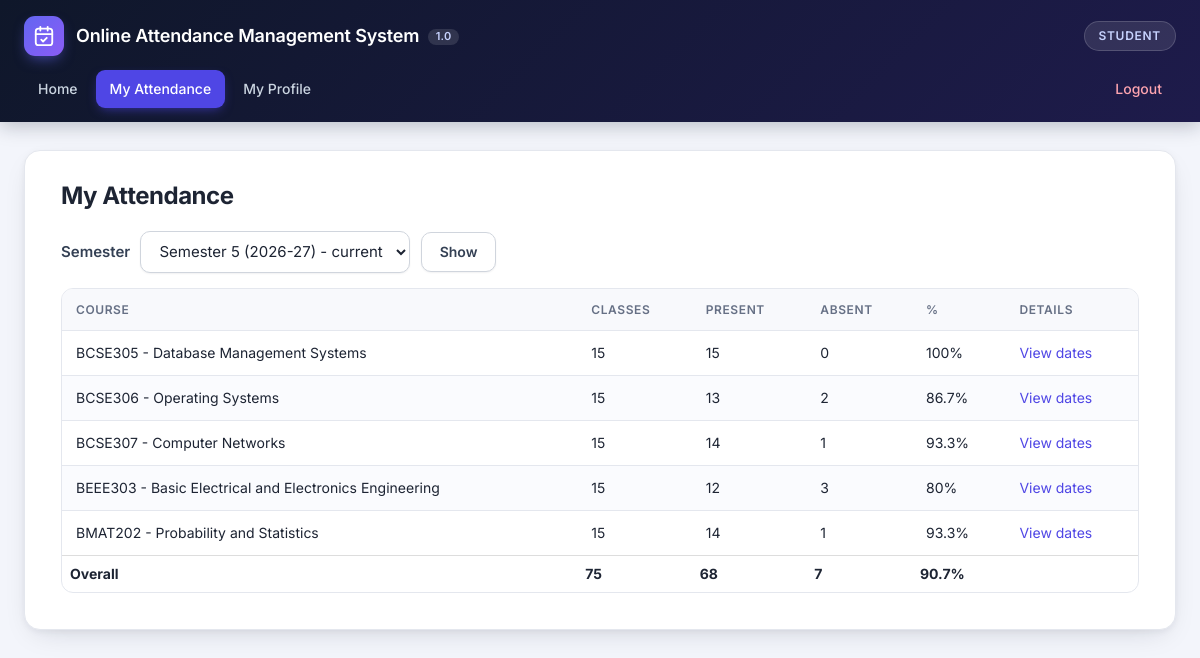
Page /student/report.php (signed in) on the committed database.
### tables this page shows
CREATE TABLE `courses` (
  `course_id` int NOT NULL AUTO_INCREMENT,
  `course_code` varchar(30) NOT NULL,
  `course_name` varchar(255) NOT NULL,
  `credits` tinyint unsigned DEFAULT NULL,
  `department` varchar(100) NOT NULL DEFAULT '',
  `sem_id` int NOT NULL,
  `status` varchar(10) NOT NULL DEFAULT 'active',
  PRIMARY KEY (`course_id`),
  UNIQUE KEY `uq_course_sem` (`course_code`,`sem_id`),
  KEY `idx_courses_sem` (`sem_id`),
  CONSTRAINT `fk_courses_sem` FOREIGN KEY (`sem_id`) REFERENCES `semesters` (`sem_id`)
);

### data.php (called while the page is built, shortened)
<?php
function load_account(PDO $pdo, int $id): ?array
{
    $stmt = $pdo->prepare(
        'SELECT a.id, a.username, a.type AS role, a.is_active, a.fname, a.email, a.phone, a.st_id, a.tc_id,
                s.student_code, s.st_name, s.is_active AS st_active,
                t.teacher_code, t.tc_name, t.is_active AS tc_active
         FROM admininfo a
         LEFT JOIN students s ON s.st_id = a.st_id
         LEFT JOIN teachers t ON t.tc_id = a.tc_id
         WHERE a.id = ?'
    );
    $stmt->execute([$id]);
    $row = $stmt->fetch();
    $row['id']    = (int) $row['id'];
    $row['st_id'] = $row['st_id'] === null ? null : (int) $row['st_id'];
    $row['tc_id'] = $row['tc_id'] === null ? null : (int) $row['tc_id'];
    $row['name']  = match ($row['role']) {
        'student' => (string) $row['st_name'],
        'teacher' => (string) $row['tc_name'],
        default   => (string) $row['fname'],
    };
    $row['code'] = match ($row['role']) {
        'student' => (string) $row['student_code'],
        'teacher' => (string) $row['teacher_code'],
        default   => (string) $row['username'],
    };
    return $row;
}
function account_problem(array $a): ?string
{
    return null;
}
function require_login(PDO $pdo, string $role, string $loginUrl = '../index.php'): array
{
    $id = $_SESSION['uid'] ?? null;
    $account = is_int($id) ? load_account($pdo, $id) : null;
    return $account;
}
function current_semester(PDO $pdo): ?array
{
    $row = $pdo->query('SELECT * FROM semesters WHERE is_current = 1 ORDER BY sem_id DESC LIMIT 1')->fetch();
    return $row === false ? null : $row;
}
function semester_label(array $s): string
{
    return $s['academic_year'] === 'Legacy'
        ? 'Legacy (before v2 upgrade)'
        : 'Semester ' . $s['semester_no'] . ' (' . $s['academic_year'] . ')';
}
function student_course_summary(PDO $pdo, int $stId, int $semId): array
{
    $stmt = $pdo->prepare(
        'SELECT c.course_id, c.course_code, c.course_name, c.credits,
                (SELECT COUNT(*) FROM attendance a WHERE a.stat_id = sc.st_id AND a.course_id = c.course_id) AS total,
                (SELECT COUNT(*) FROM attendance a WHERE a.stat_id = sc.st_id AND a.course_id = c.course_id
                   AND a.st_status = \'Present\') AS present
         FROM student_courses sc JOIN courses c ON c.course_id = sc.course_id
         WHERE sc.st_id = ? AND c.sem_id = ?
         ORDER BY c.course_code'
    );
    $stmt->execute([$stId, $semId]);
    return $stmt->fetchAll();
}

### helpers.php (called while the page is built, shortened)
<?php
function e(mixed $value): string
{
    return htmlspecialchars((string) $value, ENT_QUOTES | ENT_SUBSTITUTE, 'UTF-8');
}
function get_int(string $key): ?int
{
    $value = $_GET[$key] ?? null;
    return is_string($value) && ctype_digit($value) ? (int) $value : null;
}
function pct_value(int $present, int $total): float
{
    return $total > 0 ? round($present * 100 / $total, 1) : 0.0;
}
function pct_text(int $present, int $total): string
{
    return rtrim(rtrim(number_format(pct_value($present, $total), 1, '.', ''), '0'), '.') . '%';
}
function is_low(int $present, int $total): bool
{
    return $total > 0 && pct_value($present, $total) < LOW_ATTENDANCE_PERCENT;
}

### student/report.php (the view, shortened to what this page needs)
<?php
require_once __DIR__ . '/connect.php';
$me  = require_login($pdo, 'student');
$cur = current_semester($pdo);
$stmt = $pdo->prepare(
    'SELECT DISTINCT sm.* FROM student_courses sc JOIN courses c ON c.course_id = sc.course_id
     JOIN semesters sm ON sm.sem_id = c.sem_id WHERE sc.st_id = ?
     ORDER BY (sm.academic_year = \'Legacy\'), sm.academic_year DESC, sm.semester_no DESC'
);
$stmt->execute([$me['st_id']]);
$semesters = [];
foreach ($stmt->fetchAll() as $s) {
    $semesters[(int) $s['sem_id']] = semester_label($s) . ((int) $s['is_current'] === 1 ? ' - current' : '');
}
$semId = get_int('sem_id') ?? ($cur === null ? 0 : (int) $cur['sem_id']);
$courses = $semesters === [] ? [] : student_course_summary($pdo, $me['st_id'], $semId);
$sumP = array_sum(array_map(static fn (array $c): int => (int) $c['present'], $courses));
$sumT = array_sum(array_map(static fn (array $c): int => (int) $c['total'], $courses));
?>
<?php if (count($semesters) > 1): ?>
  <form method="get" class="form-inline" style="margin-bottom:15px">
    <label>Semester </label>
    <button class="btn btn-default" type="submit">Show</button>
  </form>
<?php endif; ?>
<table class="table table-striped">
  <thead><tr><th>Course</th><th>Classes</th><th>Present</th><th>Absent</th><th>%</th><th>Details</th></tr></thead>
  <tbody>
    <?php foreach ($courses as $c): $p = (int) $c['present']; $t = (int) $c['total']; ?>
      <tr>
        <td><?= e($c['course_code']) ?> - <?= e($c['course_name']) ?></td>
        <td><?= $t ?></td><td><?= $p ?></td><td><?= $t - $p ?></td>
        <td class="<?= is_low($p, $t) ? 'low' : '' ?>"><?= e(pct_text($p, $t)) ?></td>
        <td><a href="course.php?course_id=<?= e($c['course_id']) ?>">View dates</a></td>
      </tr>
    <?php endforeach; ?>
  </tbody>
  <?php if ($courses !== []): ?>
    <tfoot><tr><th>Overall</th><th><?= $sumT ?></th><th><?= $sumP ?></th><th><?= $sumT - $sumP ?></th>
      <th class="<?= is_low($sumP, $sumT) ? 'low' : '' ?>"><?= e(pct_text($sumP, $sumT)) ?></th><th></th></tr></tfoot>
  <?php endif; ?>
</table>

### css/main.css (style rules this page uses)
:root { --bg: #f3f5fb; --card: #ffffff; --ink: #1d2433; --ink-soft: #344054; --muted: #667085; --line: #e4e7ee; --line-strong: #d0d5dd; --brand: #4f46e5; --brand-dark: #4338ca; --brand-soft: #eef0ff; --ok: #067647; --ok-bg: #ecfdf3; --ok-line: #abefc6; --err: #b42318; --err-bg: #fef3f2; --err-line: #fecdca; --warn: #b54708; --warn-bg: #fffaeb; --warn-line: #fedf89; --header-1: #0f172a; --header-2: #1e1b4b; --radius: 12px; --shadow-sm: 0 1px 2px rgba(16, 24, 40, .06); --shadow-md: 0 10px 30px -12px rgba(16, 24, 40, .18), 0 2px 6px rgba(16, 24, 40, .05); --font: "Inter", system-ui, -apple-system, "Segoe UI", Roboto, "Helvetica Neue", Arial, sans-serif; }
* { box-sizing: border-box; }
html { -webkit-text-size-adjust: 100%; }
body { margin: 0; font-family: var(--font); font-size: 15px; line-height: 1.55; color: var(--ink); background: var(--bg); -webkit-font-smoothing: antialiased; }
a { color: var(--brand); text-decoration: none; }
.content > :last-child { margin-bottom: 0; }
.table { width: 100%; max-width: 100%; margin: 0 0 22px; border-collapse: separate; border-spacing: 0; background: #fff; border: 1px solid var(--line); border-radius: var(--radius); overflow: hidden; font-size: 14px; }
.table > thead > tr > th { padding: 12px 14px; font-size: 12px; font-weight: 600; letter-spacing: .05em; text-transform: uppercase; color: var(--muted); text-align: left; white-space: nowrap; background: #f8f9fc; border-top: 0; border-bottom: 1px solid var(--line); vertical-align: middle; }
.table > tbody > tr > td, .table > tbody > tr > th { padding: 12px 14px; vertical-align: middle; color: var(--ink); border-top: 1px solid var(--line); }
.table > tbody > tr > td { white-space: nowrap; }
.table > tbody > tr:first-child > td, .table > tbody > tr:first-child > th { border-top: 0; }
.table-striped > tbody > tr:nth-of-type(odd) { background: #fff; }
.table-striped > tbody > tr:nth-of-type(even) { background: #fafbfe; }
.btn, .btn:hover, .btn:focus, .btn:active { text-shadow: none; background-image: none !important; filter: none; }
.btn { display: inline-block; padding: 9px 18px; font-family: var(--font); font-size: 14px; font-weight: 600; line-height: 1.4; border-radius: 10px; border: 1px solid transparent; box-shadow: none; transition: background-color .15s, border-color .15s, box-shadow .15s, transform .05s; }
.btn-default, .btn-default:focus { color: var(--ink-soft); background-color: #fff; border-color: var(--line-strong); box-shadow: var(--shadow-sm); }
label { font-weight: 600; color: var(--ink-soft); }
.form-inline { margin-bottom: 20px; }
.form-inline > * { vertical-align: middle; }
.form-inline label { margin: 0 6px 0 0; }

### rows in the picture
courses: course_code "BCSE305", course_name "Database Management Systems", t "15", p "15", p "0", t "100%"
courses: course_code "BCSE306", course_name "Operating Systems", t "15", p "13", p "2", t "86.7%"
courses: course_code "BCSE307", course_name "Computer Networks", t "15", p "14", p "1", t "93.3%"
courses: course_code "BEEE303", course_name "Basic Electrical and Electronics Engineering", t "15", p "12", p "3", t "80%"
courses: course_code "BMAT202", course_name "Probability and Statistics", t "15", p "14", p "1", t "93.3%"

### other values in the picture
$role "STUDENT"
$label "Home"
$label "My Attendance"
$label "My Profile"
$label "Logout"
$heading "My Attendance"
$sumT "75"
$sumP "68"
$sumT - $sumP "7"
pct_text($sumP, $sumT) "90.7%"
form field sem_id "Semester 5 (2026-27) - current"
